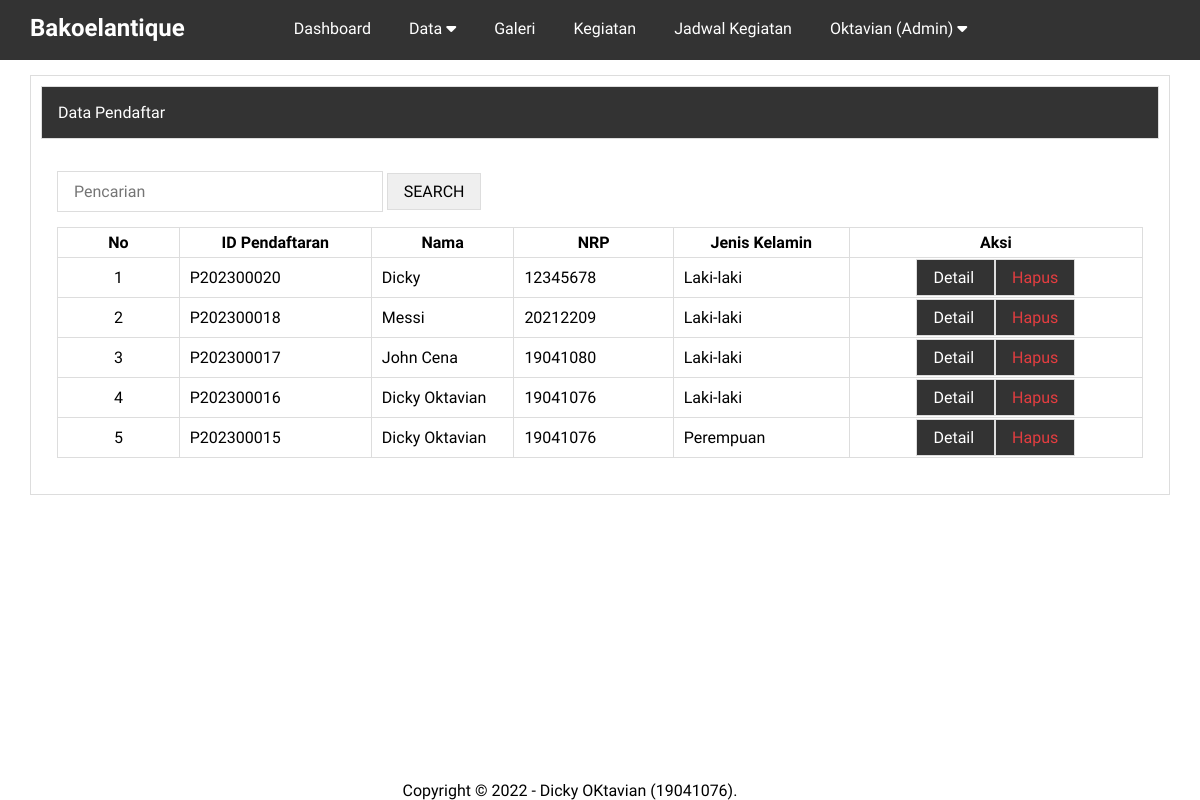
The page /admin/data-pendaftar.php (signed in) on the database its author committed.
### tables this page shows
CREATE TABLE `pendaftaran` (
  `id_pendaftaran` char(10) NOT NULL,
  `tgl_daftar` date NOT NULL,
  `nrp` varchar(10) NOT NULL,
  `nm_peserta` varchar(50) NOT NULL,
  `tmp_lahir` varchar(50) NOT NULL,
  `tgl_lahir` varchar(50) NOT NULL,
  `jk` enum('Laki-laki','Perempuan','','') NOT NULL,
  `agama` varchar(15) NOT NULL,
  `almt_peserta` text NOT NULL,
  `Alasan` text NOT NULL
);

### admin/data-pendaftar.php (the view, shortened to what this page needs)
<?php include 'header.php' ?>
  <section class="content">
    <div class="container">
      <div class="box">
        <div class="box-header font-white">
          Data Pendaftar
        </div>
        <div class="box-body">
        <form class="form-cari">
                <input type="text" name="key" class="input-cari" placeholder="Pencarian">
                <button type="submit" class="butt">SEARCH</button>
        </form>
            <table class="table">
              <thead>
                <tr>
                  <th>No</th>
                  <th>ID Pendaftaran</th>
                  <th>Nama</th>
                  <th>NRP</th>
                  <th>Jenis Kelamin</th>
                  <th>Aksi</th>
                </tr>
              </thead>
              <tbody>
                <?php
                    $no = 1;
                    $where = "WHERE 1=1";
                    $list_peserta = mysqli_query($conn, "SELECT * FROM pendaftaran $where ORDER BY id_pendaftaran DESC");
                      if(mysqli_num_rows($list_peserta) > 0) {
                      while($row = mysqli_fetch_array($list_peserta)){
                 ?>
                <tr>
                  <td class="center"><?php echo $no++ ?></td>
                  <td><?php echo $row['id_pendaftaran'] ?></td>
                  <td><?php echo $row['nm_peserta'] ?></td>
                  <td><?php echo $row['nrp'] ?></td>
                  <td><?php echo $row['jk'] ?></td>
                  <td>
                     <a class="butt butt-close" href="detail-data.php?id=<?php echo $row['id_pendaftaran'] ?>">
                      Detail
                    </a>
                    <a class="butt butt-close text-red" onclick="return confirm('Yakin ingin menghapus ?')" href="data-hapus.php?id=<?php echo $row['id_pendaftaran'] ?>">
                      Hapus
                    </a>
                  </td>
                </tr>
              <?php }}else{ ?>
                <tr>
                  <td colspan="5">Data tidak ada</td>
                </tr>
              <?php } ?>
              </tbody>
             </table>
        </div>
      </div>
    </div>
  </section>
<?php include 'footer.php' ?>

### assets/css/style.css (style rules this page uses)
* { margin:0; padding:0; font-family: 'Quicksand', sans-serif; }
a { text-decoration: none; }
.container { width: 1140px; margin:0 auto; }
.container::after { content: ""; display: block; clear: both; }
.box { border:1px solid #ddd; background-color: #333 }
.box-header { padding: 16px; border:1px solid #ddd; background-color: #333; }
.font-white { color: white; }
.box-body { padding: 16px; }
form { margin:16px 0px; }
.form-cari { margin-bottom: 15px; }
.form-cari .input-cari { padding: 10px 16px; width: 30%; box-sizing: border-box; font-size: 16px; border:1px solid #ddd; }
.butt { border:1px solid #ddd; padding: 8px 16px; font-size: 16px; }
.butt-close { background-color: #333; color: white; border: 1px solid #ddd; }
.center { text-align: center; }
.content { padding: 70px 0 90px 0; }
.table { width: 100%; border-collapse: collapse; margin: 10px 0; }
.table th { width: 5px; text-align: center; border: 1px solid #ddd; }
.table td { border: 1px solid #ddd; padding: 10px; }
.table tr { height: 30px; }
.table td:first-child { width: 50px; text-align: center; }
.table td:last-child { width: 150px; text-align: center; }
.text-red { color: #E43D40; }
.box { background-color: #fff; border: 1px solid #ddd; padding: 10px; box-sizing: border-box; margin: 5px 0 25px; }

### rows shown on the page
pendaftaran: id_pendaftaran "P202300020", nm_peserta "Dicky", nrp "12345678", jk "Laki-laki"
pendaftaran: id_pendaftaran "P202300018", nm_peserta "Messi", nrp "20212209", jk "Laki-laki"
pendaftaran: id_pendaftaran "P202300017", nm_peserta "John Cena", nrp "19041080", jk "Laki-laki"
pendaftaran: id_pendaftaran "P202300016", nm_peserta "Dicky Oktavian", nrp "19041076", jk "Laki-laki"
pendaftaran: id_pendaftaran "P202300015", nm_peserta "Dicky Oktavian", nrp "19041076", jk "Perempuan"

### other values the page prints
$_SESSION['uname'] "Oktavian"
$_SESSION['ulevel'] "Admin"
